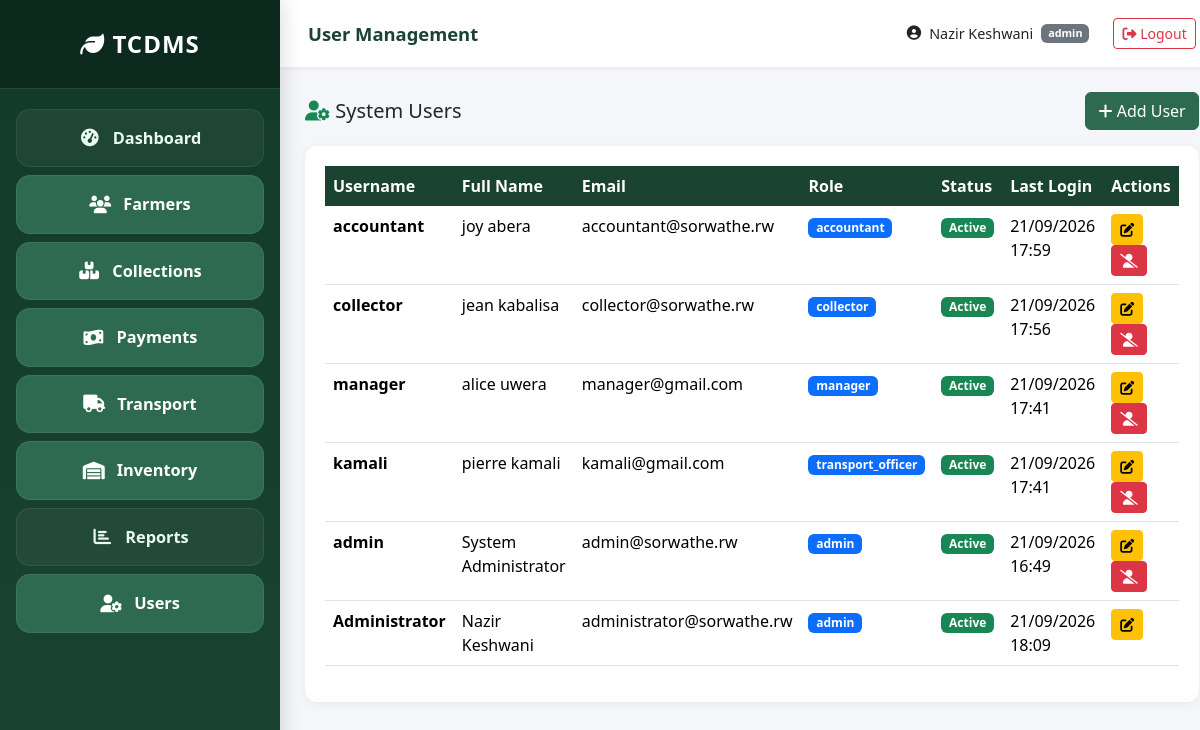
/modules/users/index.php (signed in), run on the app's committed database.
### tables this page shows
CREATE TABLE `users` (
  `id` int(11) NOT NULL,
  `username` varchar(50) NOT NULL,
  `email` varchar(100) NOT NULL,
  `password_hash` varchar(255) NOT NULL,
  `first_name` varchar(100) NOT NULL,
  `last_name` varchar(100) NOT NULL,
  `phone` varchar(20) DEFAULT NULL,
  `role` enum('admin','manager','collector','accountant','transport_officer','storekeeper') NOT NULL,
  `collection_center_id` int(11) DEFAULT NULL,
  `is_active` tinyint(1) DEFAULT 1,
  `last_login` datetime DEFAULT NULL,
  `created_at` timestamp NOT NULL DEFAULT current_timestamp(),
  `updated_at` timestamp NOT NULL DEFAULT current_timestamp() ON UPDATE current_timestamp()
);

### config/database.php (called while the page is built, shortened)
<?php
function getDBConnection() {
    static $pdo = null;
    if ($pdo === null) {
        $dsn = 'mysql:host=' . DB_HOST . ';dbname=' . DB_NAME . ';charset=' . DB_CHARSET;
        $options = [
            PDO::ATTR_ERRMODE            => PDO::ERRMODE_EXCEPTION,
            PDO::ATTR_DEFAULT_FETCH_MODE => PDO::FETCH_ASSOC,
            PDO::ATTR_EMULATE_PREPARES   => false,
        ];
        try {
            $pdo = new PDO($dsn, DB_USER, DB_PASS, $options);
        } catch (PDOException $e) {
            error_log('DB Error: ' . $e->getMessage());
            die('Database connection failed. Check XAMPP MySQL service.');
        }
    }
    return $pdo;
}
function dbQuery($sql, $params = []) {
    $stmt = getDBConnection()->prepare($sql);
    $stmt->execute($params);
    return $stmt;
}
function dbFetchAll($sql, $params = []) { return dbQuery($sql, $params)->fetchAll(); }

### includes/functions.php (called while the page is built, shortened)
<?php
require_once __DIR__ . '/../config/database.php';
require_once __DIR__ . '/../config/session.php';
function formatDate($d, $f = 'd/m/Y') { return $d ? date($f, strtotime($d)) : 'N/A'; }

### config/session.php (called while the page is built, shortened)
<?php
function getCurrentUserId()    { return $_SESSION['user_id'] ?? null; }

### modules/users/index.php (the view, shortened to what this page needs)
<?php
require_once __DIR__ . '/../../includes/header.php';
require_once __DIR__ . '/../../includes/sidebar.php';
$users = dbFetchAll("SELECT * FROM users ORDER BY id DESC");
?>
<div class="d-flex justify-content-between align-items-center mb-3">
  <h5 class="mb-0"><i class="fas fa-user-cog text-success"></i> System Users</h5>
  <a href="create.php" class="btn btn-success"><i class="fas fa-plus"></i> Add User</a>
</div>
<div class="table-card">
  <table class="table table-hover">
    <thead><tr><th>Username</th><th>Full Name</th><th>Email</th><th>Role</th><th>Status</th><th>Last Login</th><th>Actions</th></tr></thead>
    <tbody>
    <?php foreach ($users as $u): ?>
      <tr>
        <td><strong><?= htmlspecialchars($u['username']) ?></strong></td>
        <td><?= htmlspecialchars($u['first_name'].' '.$u['last_name']) ?></td>
        <td><?= htmlspecialchars($u['email']) ?></td>
        <td><span class="badge bg-primary"><?= htmlspecialchars($u['role']) ?></span></td>
        <td><?= $u['is_active'] ? '<span class="badge bg-success">Active</span>' : '<span class="badge bg-danger">Inactive</span>' ?></td>
        <td><?= $u['last_login'] ? formatDate($u['last_login'],'d/m/Y H:i') : 'Never' ?></td>
        <td>
          <a href="edit.php?id=<?= $u['id'] ?>" class="btn btn-sm btn-warning"><i class="fas fa-edit"></i></a>
          <?php if ($u['id'] != getCurrentUserId()): ?>
            <a href="delete.php?id=<?= $u['id'] ?>" class="btn btn-sm btn-danger" onclick="return confirm('Deactivate this user?')"><i class="fas fa-user-slash"></i></a>
          <?php endif; ?>
        </td>
      </tr>
    <?php endforeach; ?>
    </tbody>
  </table>
</div>
<?php require_once __DIR__ . '/../../includes/footer.php'; ?>

### assets/css/style.css (style rules this page uses)
* { box-sizing: border-box; }
body { font-family: 'Segoe UI', Tahoma, sans-serif; background: #f4f6f9; margin: 0; }
.table-card { background: #fff; border-radius: 12px; padding: 20px; box-shadow: 0 2px 8px rgba(0,0,0,.06); margin-bottom: 20px; }
.table thead th { background: #1b4332; color: #fff; border: none; }
.btn-success { background: #2d6a4f; border-color: #2d6a4f; }

### data on the page
users: username "accountant", first_name+last_name "joy abera", email "accountant@sorwathe.rw", role "accountant", is_active "Active", last_login "21/09/2026 17:59"
users: username "collector", first_name+last_name "jean kabalisa", email "collector@sorwathe.rw", role "collector", is_active "Active", last_login "21/09/2026 17:56"
users: username "manager", first_name+last_name "alice uwera", email "manager@gmail.com", role "manager", is_active "Active", last_login "21/09/2026 17:41"
users: username "kamali", first_name+last_name "pierre kamali", email "kamali@gmail.com", role "transport_officer", is_active "Active", last_login "21/09/2026 17:41"
users: username "admin", first_name+last_name "System Administrator", email "admin@sorwathe.rw", role "admin", is_active "Active", last_login "21/09/2026 16:49"
users: username "Administrator", first_name+last_name "Nazir Keshwani", email "administrator@sorwathe.rw", role "admin", is_active "Active", last_login "21/09/2026 18:09"

### other printed values
SITE_SHORT_NAME "TCDMS"
$pageTitle "User Management"
$user['first_name'] . ' ' . $user['last_name'] "Nazir Keshwani"
$user['role'] "admin"
